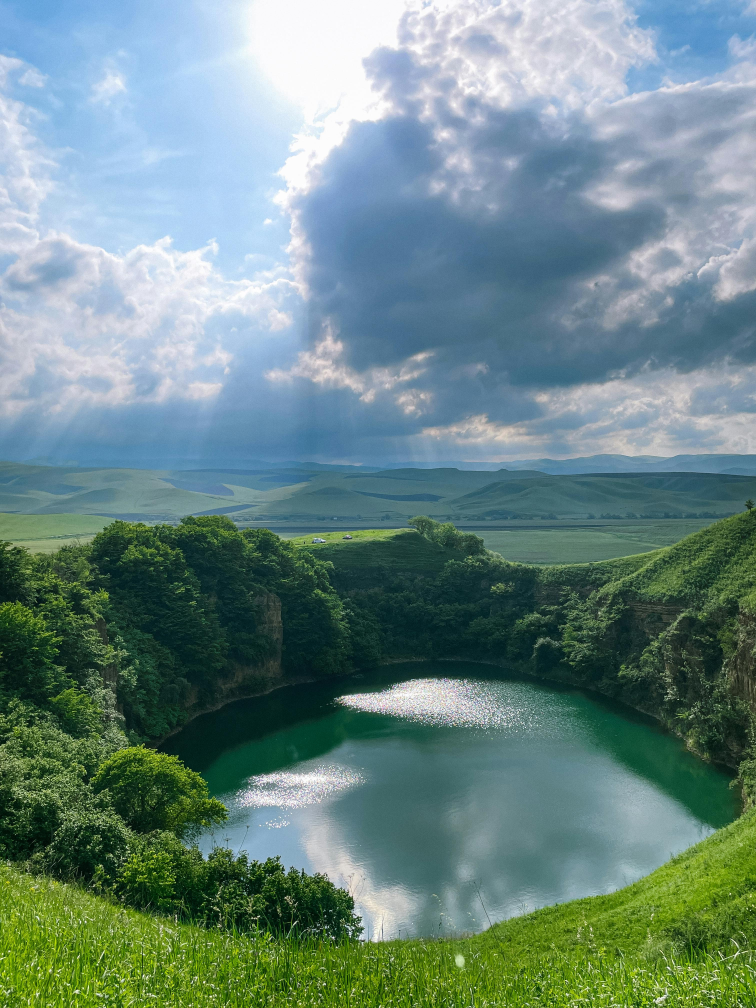
#> input picture images/nice_view_lake.jpg, 3024 x 4032 px, found by its file name (shown at 1/4 size)
$ jupyter execute image_annotations.ipynb
#> lines starting #> are read from the running program, lines starting #| are printed output that depends on the picture
[cell 1]
import cv2
import matplotlib.pyplot as plt
from IPython.display import Image

[cell 2]
lake_img_path = 'images\\nice_view_lake.jpg'

[cell 3]
lake_img = cv2.imread(lake_img_path)
#> lake_img is the input picture: shape (4032, 3024, 3); mean B, G, R 131, 135.6, 107.5
Image(lake_img_path)

[cell 4]
plt.imshow(lake_img[:,:,::-1])
#> (this line was passed over: IPython is not available in this run)

[cell 5]
lake_img_copy = lake_img.copy()
cv2.line(lake_img_copy, (0,0), (3000,4000), (255,0,255), 15, lineType=cv2.LINE_AA)
plt.imshow(lake_img_copy[:,:,::-1])
#> (this line was passed over: IPython is not available in this run)

[cell 6]
print(lake_img_copy.shape)
#| (4032, 3024, 3)
h,w,c = lake_img_copy.shape
#> h = 4032; w = 3024; c = 3
cv2.circle(lake_img_copy, (w//2,h//2), 100, (0,255,255), 15)
plt.imshow(lake_img_copy[:,:,::-1])
#> (this line was passed over: IPython is not available in this run)

[cell 7]
cv2.rectangle(lake_img_copy, (w//2-50,h//2-50), (w//2+50,h//2+50), (255,255,0), 15)
plt.imshow(lake_img_copy[:,:,::-1])
#> (this line was passed over: IPython is not available in this run)

[cell 8]
text = "Nice Lake View"
fontface = cv2.FONT_HERSHEY_PLAIN
# Suported lineTypes = LINE_AA,LINE_4, LINE_8
cv2.putText(lake_img_copy, text, (1000,700), fontface, 12.5, (85,170,255), 25, lineType=cv2.LINE_AA)
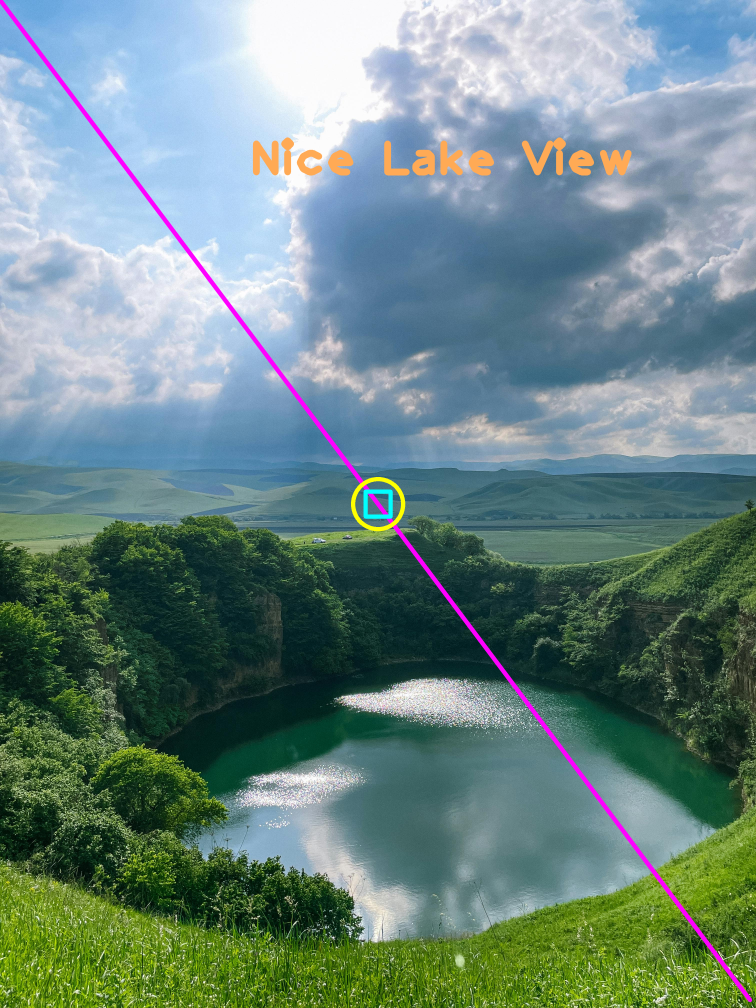
#> lake_img_copy: shape (4032, 3024, 3) (shown at 1/4 size); mean B, G, R 131, 134.7, 109.3
cv2.putText(lake_img_copy, text, (1000,700), fontface, -12.5, (85,170,255), 25, lineType=cv2.LINE_AA)
plt.imshow(lake_img_copy[:,:,::-1])
#> (this line was passed over: IPython is not available in this run)


$ run again, with images/dark-lake.jpg copied over images/nice_view_lake.jpg
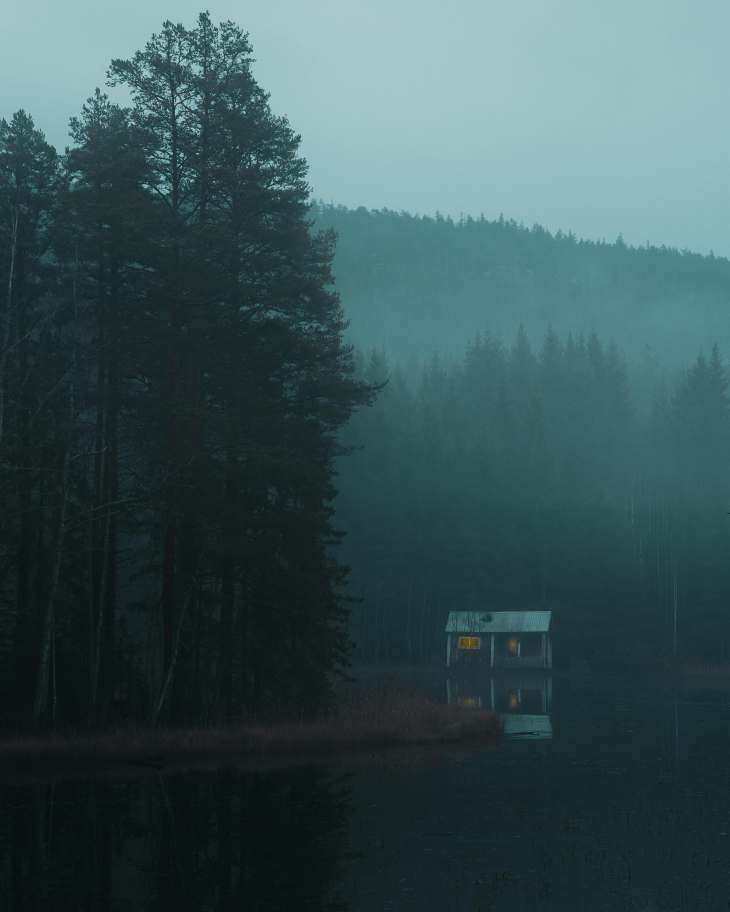
#> input picture images/dark-lake.jpg, 3648 x 4560 px, found by its file name (shown at 1/5 size)
#> lake_img is the input picture: shape (4560, 3648, 3); mean B, G, R 84.8, 82, 56.6
#| (4560, 3648, 3)
#> `cv2.putText(lake_img_copy, text, (1000,700), fontface, -12.5, (85,170,..`:
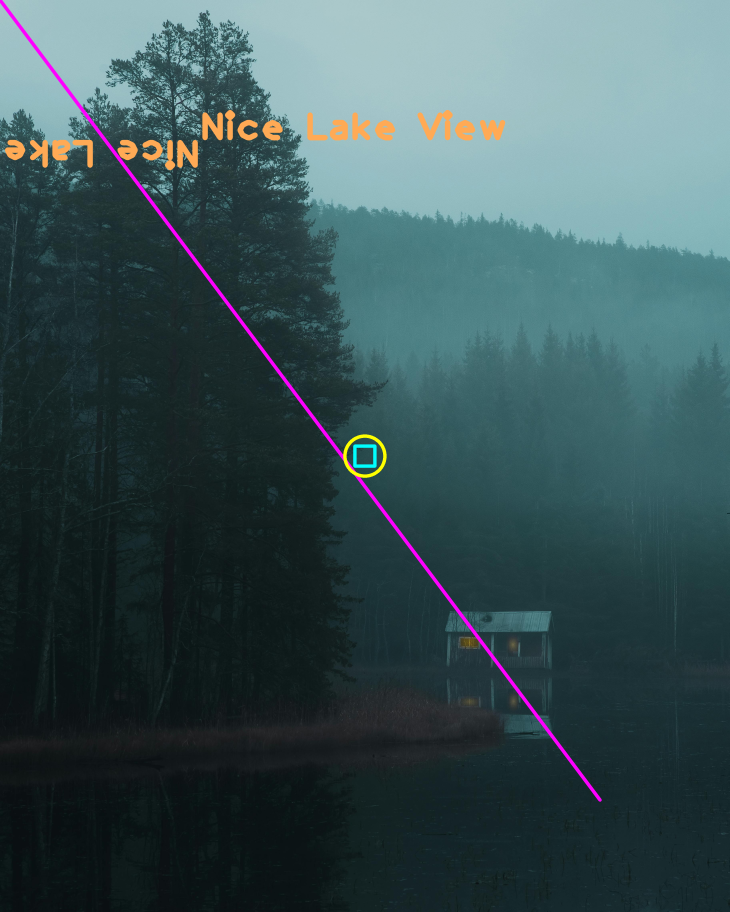
#> lake_img_copy: shape (4560, 3648, 3) (shown at 1/5 size); mean B, G, R 85.3, 82.1, 59
